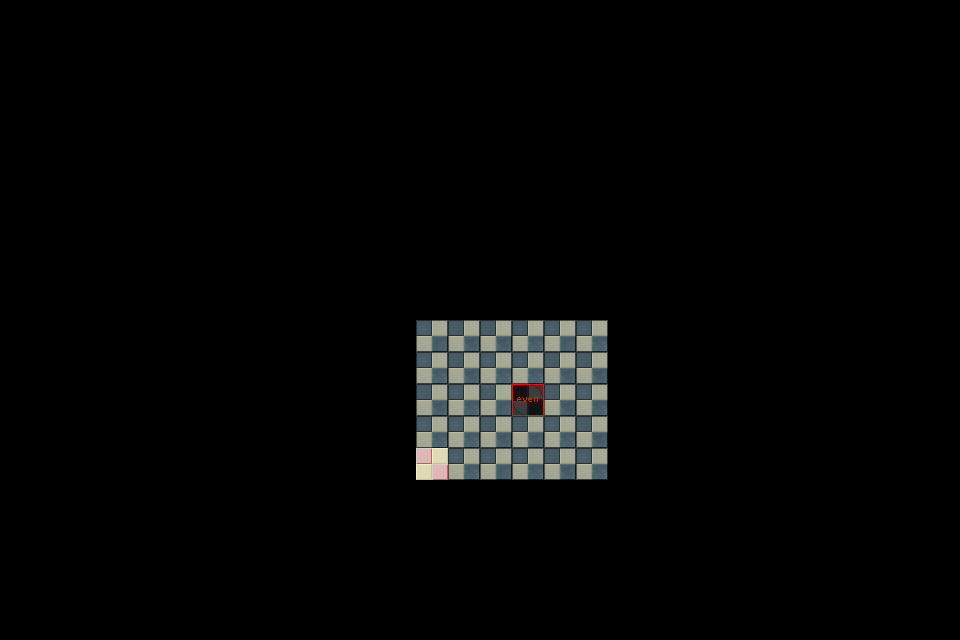

This is a level from a 2D game, rendered from its Tiled map with the project's own tilesets. A one-line summary and the complete map file follow:
An orthogonal 30x20 tile map with 32x32 px tiles, 2 tile layers (geometry, activators), 2 tilesets.

<map version="1.8" tiledversion="1.9.1" orientation="orthogonal" renderorder="right-down" width="30" height="20" tilewidth="32" tileheight="32" infinite="0" nextlayerid="4" nextobjectid="1">
 <tileset firstgid="1" source="../tilesets/new_level_tiles.tsx" />
 <tileset firstgid="29" source="../tilesets/activator_tiles.tsx" />
 <group id="2" name="level">
  <layer id="1" name="geometry" width="30" height="20">
   <data encoding="csv">
0,0,0,0,0,0,0,0,0,0,0,0,0,0,0,0,0,0,0,0,0,0,0,0,0,0,0,0,0,0,
0,0,0,0,0,0,0,0,0,0,0,0,0,0,0,0,0,0,0,0,0,0,0,0,0,0,0,0,0,0,
0,0,0,0,0,0,0,0,0,0,0,0,0,0,0,0,0,0,0,0,0,0,0,0,0,0,0,0,0,0,
0,0,0,0,0,0,0,0,0,0,0,0,0,0,0,0,0,0,0,0,0,0,0,0,0,0,0,0,0,0,
0,0,0,0,0,0,0,0,0,0,0,0,0,0,0,0,0,0,0,0,0,0,0,0,0,0,0,0,0,0,
0,0,0,0,0,0,0,0,0,0,0,0,0,0,0,0,0,0,0,0,0,0,0,0,0,0,0,0,0,0,
0,0,0,0,0,0,0,0,0,0,0,0,0,0,0,0,0,0,0,0,0,0,0,0,0,0,0,0,0,0,
0,0,0,0,0,0,0,0,0,0,0,0,0,0,0,0,0,0,0,0,0,0,0,0,0,0,0,0,0,0,
0,0,0,0,0,0,0,0,0,0,0,0,0,0,0,0,0,0,0,0,0,0,0,0,0,0,0,0,0,0,
0,0,0,0,0,0,0,0,0,0,0,0,0,0,0,0,0,0,0,0,0,0,0,0,0,0,0,0,0,0,
0,0,0,0,0,0,0,0,0,0,0,0,0,8,7,7,6,8,6,0,0,0,0,0,0,0,0,0,0,0,
0,0,0,0,0,0,0,0,0,0,0,0,0,6,7,6,6,7,7,0,0,0,0,0,0,0,0,0,0,0,
0,0,0,0,0,0,0,0,0,0,0,0,0,7,6,9,25,7,6,0,0,0,0,0,0,0,0,0,0,0,
0,0,0,0,0,0,0,0,0,0,0,0,0,6,6,7,7,6,7,0,0,0,0,0,0,0,0,0,0,0,
0,0,0,0,0,0,0,0,0,0,0,0,0,10,6,8,6,7,6,0,0,0,0,0,0,0,0,0,0,0,
0,0,0,0,0,0,0,0,0,0,0,0,0,0,0,0,0,0,0,0,0,0,0,0,0,0,0,0,0,0,
0,0,0,0,0,0,0,0,0,0,0,0,0,0,0,0,0,0,0,0,0,0,0,0,0,0,0,0,0,0,
0,0,0,0,0,0,0,0,0,0,0,0,0,0,0,0,0,0,0,0,0,0,0,0,0,0,0,0,0,0,
0,0,0,0,0,0,0,0,0,0,0,0,0,0,0,0,0,0,0,0,0,0,0,0,0,0,0,0,0,0,
0,0,0,0,0,0,0,0,0,0,0,0,0,0,0,0,0,0,0,0,0,0,0,0,0,0,0,0,0,0
</data>
  </layer>
  <layer id="3" name="activators" width="30" height="20">
   <data encoding="csv">
0,0,0,0,0,0,0,0,0,0,0,0,0,0,0,0,0,0,0,0,0,0,0,0,0,0,0,0,0,0,
0,0,0,0,0,0,0,0,0,0,0,0,0,0,0,0,0,0,0,0,0,0,0,0,0,0,0,0,0,0,
0,0,0,0,0,0,0,0,0,0,0,0,0,0,0,0,0,0,0,0,0,0,0,0,0,0,0,0,0,0,
0,0,0,0,0,0,0,0,0,0,0,0,0,0,0,0,0,0,0,0,0,0,0,0,0,0,0,0,0,0,
0,0,0,0,0,0,0,0,0,0,0,0,0,0,0,0,0,0,0,0,0,0,0,0,0,0,0,0,0,0,
0,0,0,0,0,0,0,0,0,0,0,0,0,0,0,0,0,0,0,0,0,0,0,0,0,0,0,0,0,0,
0,0,0,0,0,0,0,0,0,0,0,0,0,0,0,0,0,0,0,0,0,0,0,0,0,0,0,0,0,0,
0,0,0,0,0,0,0,0,0,0,0,0,0,0,0,0,0,0,0,0,0,0,0,0,0,0,0,0,0,0,
0,0,0,0,0,0,0,0,0,0,0,0,0,0,0,0,0,0,0,0,0,0,0,0,0,0,0,0,0,0,
0,0,0,0,0,0,0,0,0,0,0,0,0,0,0,0,0,0,0,0,0,0,0,0,0,0,0,0,0,0,
0,0,0,0,0,0,0,0,0,0,0,0,0,0,0,0,0,0,0,0,0,0,0,0,0,0,0,0,0,0,
0,0,0,0,0,0,0,0,0,0,0,0,0,0,0,0,0,0,0,0,0,0,0,0,0,0,0,0,0,0,
0,0,0,0,0,0,0,0,0,0,0,0,0,0,0,0,29,0,0,0,0,0,0,0,0,0,0,0,0,0,
0,0,0,0,0,0,0,0,0,0,0,0,0,0,0,0,0,0,0,0,0,0,0,0,0,0,0,0,0,0,
0,0,0,0,0,0,0,0,0,0,0,0,0,0,0,0,0,0,0,0,0,0,0,0,0,0,0,0,0,0,
0,0,0,0,0,0,0,0,0,0,0,0,0,0,0,0,0,0,0,0,0,0,0,0,0,0,0,0,0,0,
0,0,0,0,0,0,0,0,0,0,0,0,0,0,0,0,0,0,0,0,0,0,0,0,0,0,0,0,0,0,
0,0,0,0,0,0,0,0,0,0,0,0,0,0,0,0,0,0,0,0,0,0,0,0,0,0,0,0,0,0,
0,0,0,0,0,0,0,0,0,0,0,0,0,0,0,0,0,0,0,0,0,0,0,0,0,0,0,0,0,0,
0,0,0,0,0,0,0,0,0,0,0,0,0,0,0,0,0,0,0,0,0,0,0,0,0,0,0,0,0,0
</data>
  </layer>
 </group>
</map>
